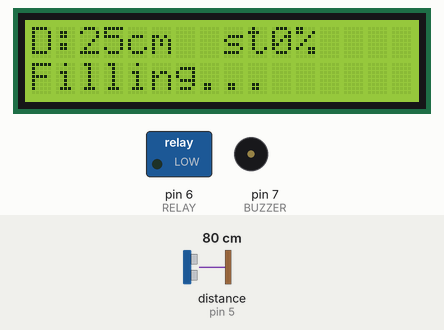
Simulated run of this sketch. Board: Arduino Uno, built with avr-gcc and run on an emulated ATmega328P. Parts: 16×2 character LCD, switched loads named in the sketch (green lamp = pin HIGH), buzzer (waves = sounding, pin HIGH). Wiring (inferred from the names in the program): ultrasonic range finder: trigger pin 4; echo pin 5. The inputs (shaded band) are chosen by the test bench; at power-on: distance to the obstacle (sensor on pin 5) 80 cm. The echo pulse lasts 58.3 µs per cm; pins used as bus, display or sensor lines are not drawn; what the sketch prints to the serial monitor is not drawn.

Above: at 2.7 s.
2.8 s: distance to the obstacle (sensor on pin 5) set to 6 cm
At 4.0 s:
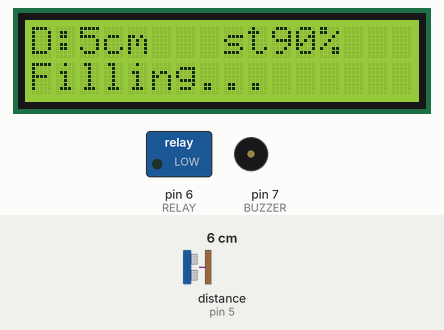
4.6 s: distance to the obstacle (sensor on pin 5) set to 3 cm
At 5.9 s:
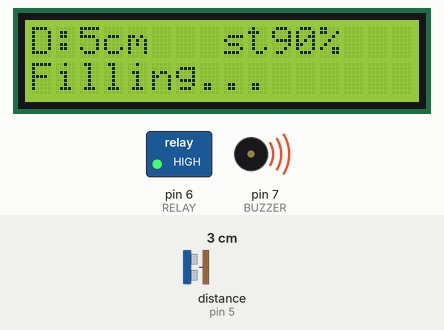
6.2 s: distance to the obstacle (sensor on pin 5) set to 35 cm
At 8.6 s:
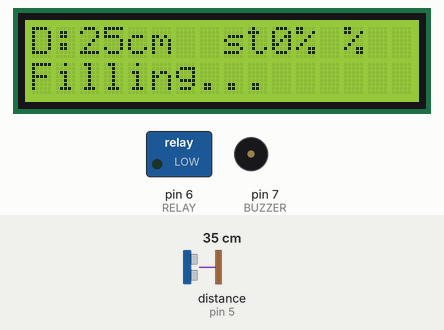
9.2 s: distance to the obstacle (sensor on pin 5) set to 2 cm
At 10.4 s:
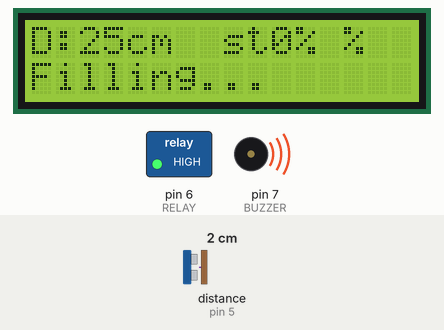
10.9 s: distance to the obstacle (sensor on pin 5) set to 60 cm
At 13.1 s:
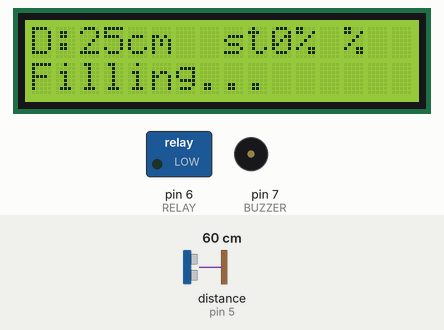
13.9 s: distance to the obstacle (sensor on pin 5) set to 4 cm
At 17.7 s:
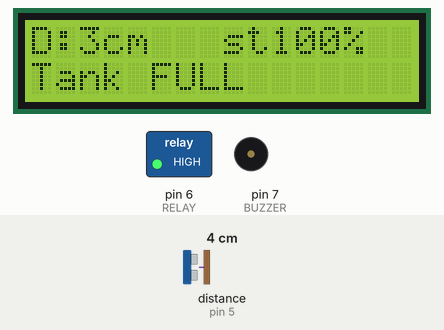
Timing chart, 0 to 18.6 s (numbered marks = the images above; inputs shaded):
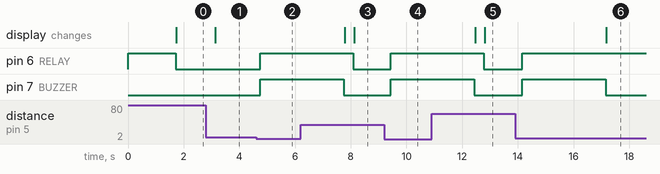

Measured:
- the behaviour switches between 5 and 4 cm on distance to the obstacle (sensor on pin 5) (found by bisection; images 1 and 2)
- after the input at 2.8 s, the display: changes after 0.33 s (image 1)
- after the input at 4.6 s, pin 6 (RELAY), pin 7 (BUZZER): LOW → HIGH after 0.15 s
- after the input at 6.2 s, pin 6 (RELAY): HIGH → LOW after 1.9 s; the display: first differs from a run without the input after 1.9 s (image 3)
- after the input at 9.2 s, pin 6 (RELAY), pin 7 (BUZZER): LOW → HIGH after 0.24 s
- after the input at 10.9 s, pin 6 (RELAY): HIGH → LOW after 1.9 s
- after the input at 13.9 s, pin 6 (RELAY): LOW → HIGH after 0.25 s; pin 7 (BUZZER): LOW → HIGH after 0.25 s, → LOW 3.0 s later; the display: changes after 3.3 s (image 6)

The sketch:

FINALCODE.ino
```cpp
#include <Wire.h>
#include <LiquidCrystal_I2C.h>

#define TRIG 4
#define ECHO 5
#define RELAY 6
#define BUZZER 7   // NEW

LiquidCrystal_I2C lcd(0x27, 16, 2);

long duration;
int avgDistance;
int percentage;

// Calibration
const int emptyDistance = 25;
const int fullLevel = 3;

bool buzzerTriggered = false;

// -------- Smooth Reading --------
int readDistance() {
  long sum = 0;

  for (int i = 0; i < 5; i++) {
    digitalWrite(TRIG, LOW);
    delayMicroseconds(2);

    digitalWrite(TRIG, HIGH);
    delayMicroseconds(10);

    digitalWrite(TRIG, LOW);

    duration = pulseIn(ECHO, HIGH, 30000);

    int d = duration * 0.034 / 2;
    sum += d;

    delay(20);
  }

  return sum / 5;
}

void setup() {
  pinMode(TRIG, OUTPUT);
  pinMode(ECHO, INPUT);
  pinMode(RELAY, OUTPUT);
  pinMode(BUZZER, OUTPUT);

  digitalWrite(RELAY, HIGH);
  digitalWrite(BUZZER, LOW);

  Serial.begin(9600);

  lcd.init();
  lcd.backlight();

  lcd.setCursor(0,0);
  lcd.print("Water System");
  lcd.setCursor(0,1);
  lcd.print("Starting...");
  delay(1500);
}

void loop() {

  avgDistance = readDistance();

  if (avgDistance > emptyDistance) avgDistance = emptyDistance;
  if (avgDistance < 0) avgDistance = 0;

  percentage = (emptyDistance - avgDistance) * 100 / (emptyDistance - fullLevel);

  // -------- Pump Control --------
  if (avgDistance <= fullLevel) {
    digitalWrite(RELAY, HIGH); // OFF

    // -------- BUZZER LOGIC --------
    if (!buzzerTriggered) {
      digitalWrite(BUZZER, HIGH); // ON
      delay(3000);                // 3 seconds alert
      digitalWrite(BUZZER, LOW);  // OFF
      buzzerTriggered = true;     // prevent repeat
    }

  } else {
    digitalWrite(RELAY, LOW); // ON
    buzzerTriggered = false;  // reset when water level drops
  }

  // -------- LCD --------
  lcd.setCursor(0,0);
  lcd.print("D:");
  lcd.print(avgDistance);
  lcd.print("cm  ");

  lcd.setCursor(10,0);

  if (avgDistance <= fullLevel) {
    lcd.print("100%");
  } else {
    lcd.print(percentage);
    lcd.print("% ");
  }

  lcd.setCursor(0,1);

  if (avgDistance <= fullLevel) {
    lcd.print("Tank FULL     ");
  } else {
    lcd.print("Filling...    ");
  }

  // -------- Serial --------
  Serial.print("Distance: ");
  Serial.print(avgDistance);
  Serial.print(" cm | Level: ");

  if (avgDistance <= fullLevel)
    Serial.print("100%");
  else
    Serial.print(percentage);

  Serial.print(" | Pump: ");
  Serial.println(avgDistance <= fullLevel ? "OFF" : "ON");

  delay(200);
}
```
